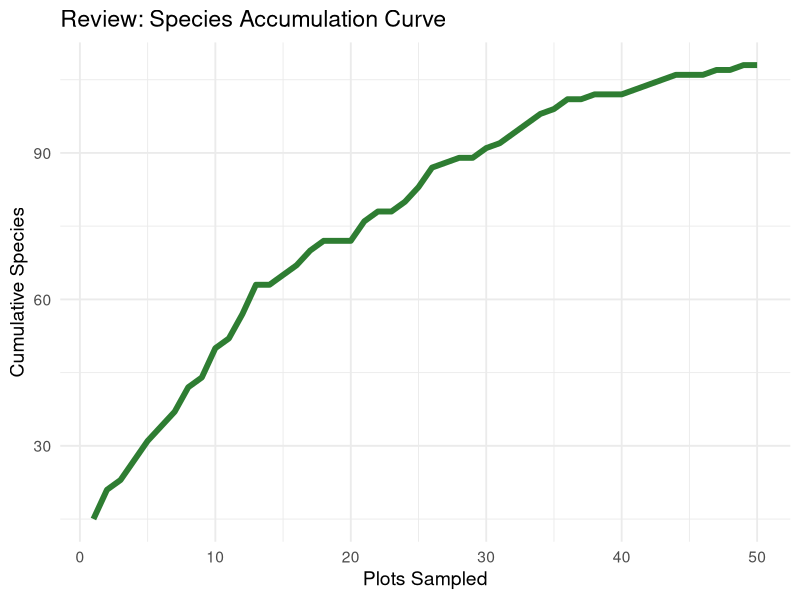
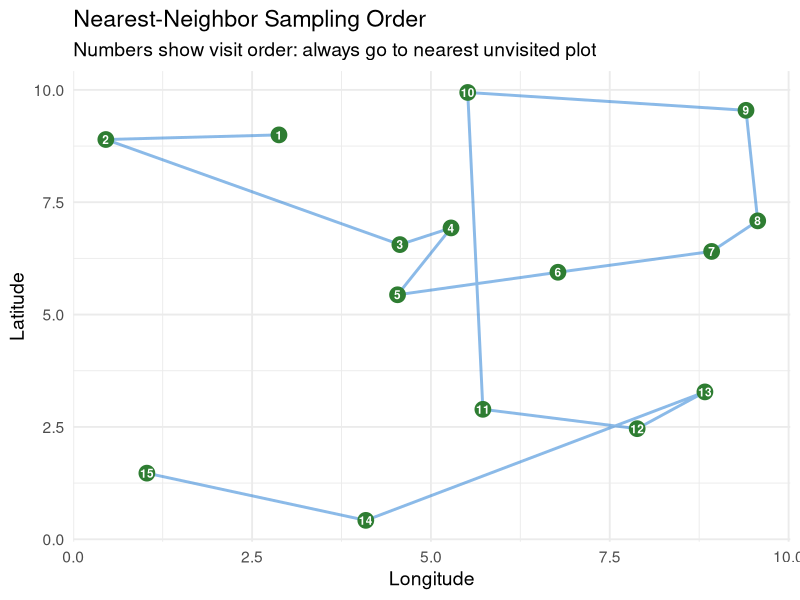
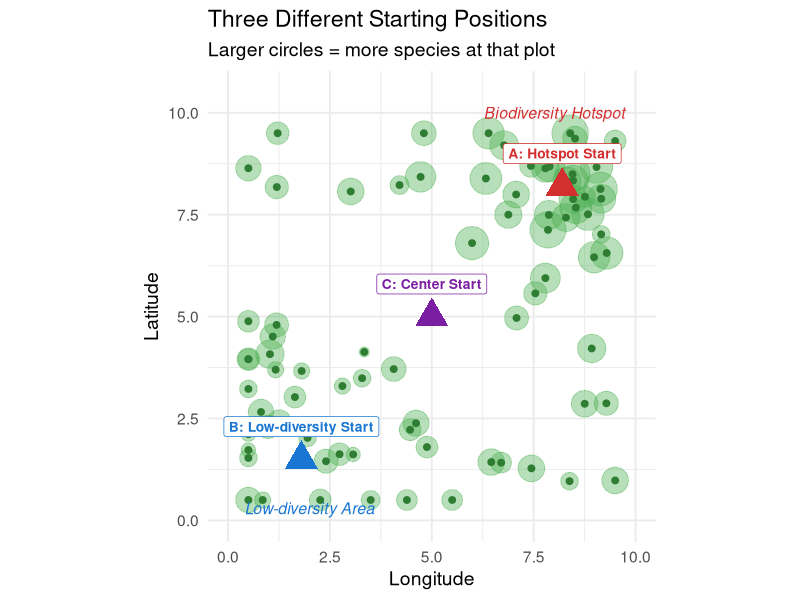
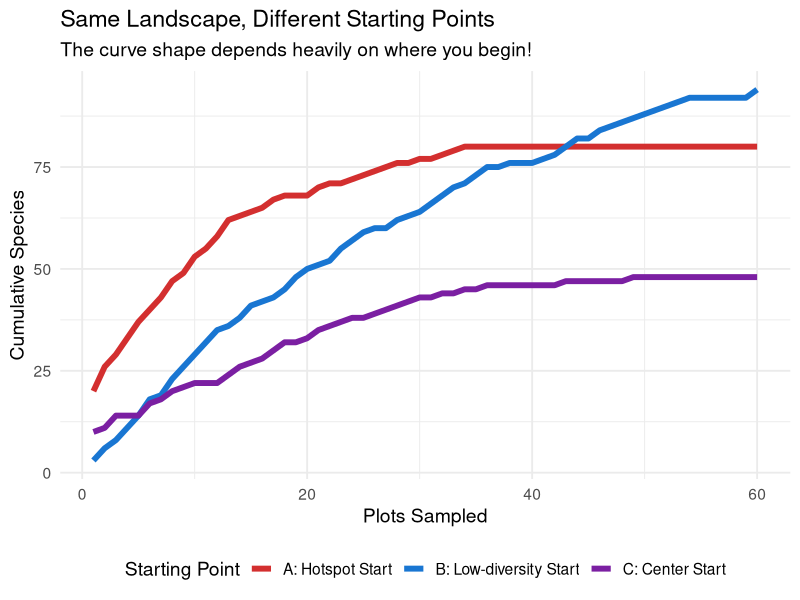
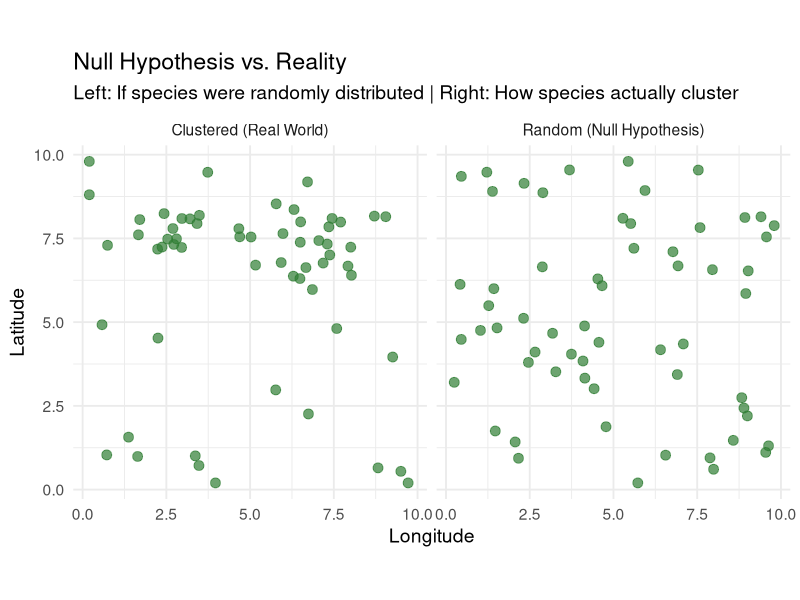
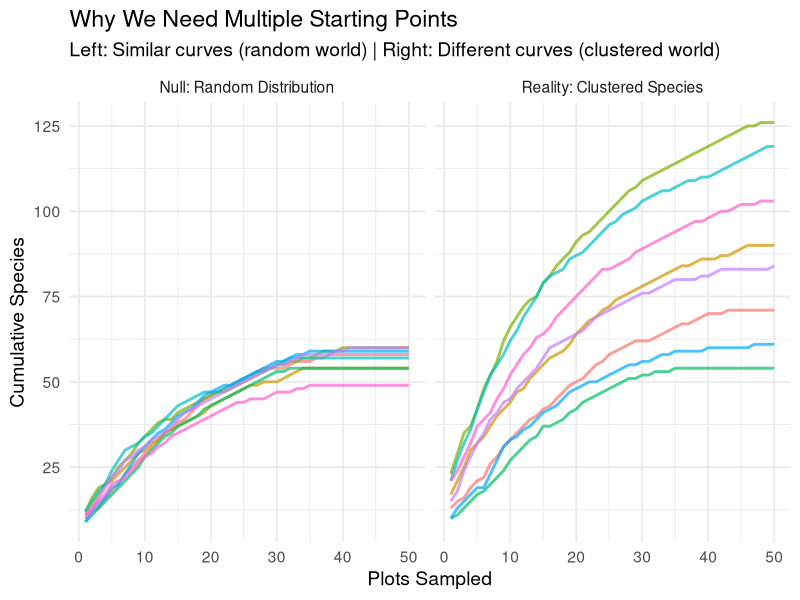
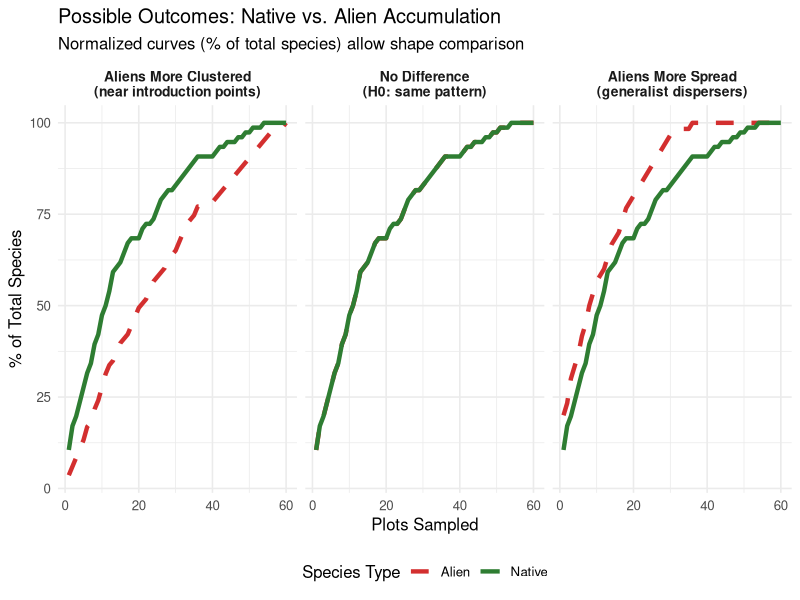

R code for these plots, in order:
## ---- chunk 1
knitr::opts_chunk$set(echo = FALSE, message = FALSE, warning = FALSE, fig.width = 9, fig.height = 5)
library(tidyverse)
library(knitr)
## ---- chunk 2
set.seed(42)
n <- 50
curve_data <- data.frame(
  plots = 1:n,
  species = cumsum(c(15, pmax(0, round(rnorm(n-1, 3, 2) * (1 - (1:49)/60)))))
)

ggplot(curve_data, aes(x = plots, y = species)) +
  geom_line(color = "#2E7D32", linewidth = 2) +
  labs(title = "Review: Species Accumulation Curve",
       x = "Plots Sampled", y = "Cumulative Species") +
  theme_minimal(base_size = 14)
## ---- chunk 3
set.seed(123)
n_pts <- 15
pts <- data.frame(
  x = runif(n_pts, 0, 10),
  y = runif(n_pts, 0, 10),
  order = NA
)

# Nearest neighbor order starting from point 1
current <- 1
pts$order[1] <- 1
visited <- 1

for(i in 2:n_pts) {
  unvisited <- setdiff(1:n_pts, visited)
  distances <- sqrt((pts$x[unvisited] - pts$x[current])^2 +
                   (pts$y[unvisited] - pts$y[current])^2)
  nearest <- unvisited[which.min(distances)]
  pts$order[nearest] <- i
  visited <- c(visited, nearest)
  current <- nearest
}

pts_ordered <- pts[order(pts$order), ]

ggplot(pts, aes(x = x, y = y)) +
  geom_path(data = pts_ordered, color = "#1976D2", linewidth = 1, alpha = 0.5) +
  geom_point(size = 5, color = "#2E7D32") +
  geom_text(aes(label = order), color = "white", size = 3, fontface = "bold") +
  labs(title = "Nearest-Neighbor Sampling Order",
       subtitle = "Numbers show visit order: always go to nearest unvisited plot",
       x = "Longitude", y = "Latitude") +
  theme_minimal(base_size = 14)
## ---- chunk 4
set.seed(2024)

# Create a landscape with clustering
n_plots <- 80

# Generate clustered points (hotspot in top-right, low diversity in bottom-left)
hotspot_x <- rnorm(25, mean = 8, sd = 1)
hotspot_y <- rnorm(25, mean = 8, sd = 1)
lowdiv_x <- rnorm(20, mean = 2, sd = 1.5)
lowdiv_y <- rnorm(20, mean = 2, sd = 1.5)
scattered_x <- runif(35, 0, 10)
scattered_y <- runif(35, 0, 10)

plots_df <- data.frame(
  x = c(hotspot_x, lowdiv_x, scattered_x),
  y = c(hotspot_y, lowdiv_y, scattered_y),
  richness = c(
    rpois(25, lambda = 25),    # Hotspot: high richness
    rpois(20, lambda = 5),     # Low diversity: few species
    rpois(35, lambda = 12)     # Scattered: medium richness
  )
)

# Clip to 0-10 range
plots_df$x <- pmin(pmax(plots_df$x, 0.5), 9.5)
plots_df$y <- pmin(pmax(plots_df$y, 0.5), 9.5)

# Define three starting points
start_points <- data.frame(
  x = c(8.2, 1.8, 5),
  y = c(8.2, 1.5, 5),
  label = c("A: Hotspot Start", "B: Low-diversity Start", "C: Center Start"),
  color = c("#D32F2F", "#1976D2", "#7B1FA2")
)

ggplot() +
  # Background gradient showing richness
  geom_point(data = plots_df, aes(x = x, y = y, size = richness),
             color = "#4CAF50", alpha = 0.4) +
  geom_point(data = plots_df, aes(x = x, y = y),
             color = "#2E7D32", size = 2) +
  # Starting points with labels
  geom_point(data = start_points, aes(x = x, y = y, color = label),
             size = 8, shape = 17) +
  geom_label(data = start_points, aes(x = x, y = y + 0.8, label = label, color = label),
             fontface = "bold", size = 3.5, fill = "white", label.padding = unit(0.3, "lines")) +
  # Annotations for regions
  annotate("text", x = 8, y = 10, label = "Biodiversity Hotspot",
           color = "#D32F2F", fontface = "italic", size = 4) +
  annotate("text", x = 2, y = 0.3, label = "Low-diversity Area",
           color = "#1976D2", fontface = "italic", size = 4) +
  scale_color_manual(values = c("A: Hotspot Start" = "#D32F2F",
                                 "B: Low-diversity Start" = "#1976D2",
                                 "C: Center Start" = "#7B1FA2")) +
  scale_size_continuous(range = c(3, 12), guide = "none") +
  labs(title = "Three Different Starting Positions",
       subtitle = "Larger circles = more species at that plot",
       x = "Longitude", y = "Latitude") +
  theme_minimal(base_size = 14) +
  theme(legend.position = "none") +
  coord_fixed(ratio = 1, xlim = c(0, 10), ylim = c(0, 10.5))
## ---- chunk 5
# Simulate accumulation curves from different starting points
set.seed(42)
n_steps <- 60

# Hotspot start: fast initial accumulation
hotspot_curve <- data.frame(
  plots = 1:n_steps,
  species = cumsum(c(20, pmax(0, round(rnorm(n_steps-1, mean = 4, sd = 2) *
                                        exp(-(1:(n_steps-1))/15))))),
  start = "A: Hotspot Start"
)

# Low-diversity start: slow initial accumulation
lowdiv_curve <- data.frame(
  plots = 1:n_steps,
  species = cumsum(c(3, pmax(0, round(rnorm(n_steps-1, mean = 2.5, sd = 1.5) *
                                       (1 + (1:(n_steps-1))/40) *
                                       exp(-(1:(n_steps-1))/25))))),
  start = "B: Low-diversity Start"
)

# Center start: medium curve
center_curve <- data.frame(
  plots = 1:n_steps,
  species = cumsum(c(10, pmax(0, round(rnorm(n_steps-1, mean = 3, sd = 1.8) *
                                        exp(-(1:(n_steps-1))/20))))),
  start = "C: Center Start"
)

all_curves <- rbind(hotspot_curve, lowdiv_curve, center_curve)

ggplot(all_curves, aes(x = plots, y = species, color = start)) +
  geom_line(linewidth = 2) +
  scale_color_manual(values = c("A: Hotspot Start" = "#D32F2F",
                                 "B: Low-diversity Start" = "#1976D2",
                                 "C: Center Start" = "#7B1FA2")) +
  labs(title = "Same Landscape, Different Starting Points",
       subtitle = "The curve shape depends heavily on where you begin!",
       x = "Plots Sampled", y = "Cumulative Species",
       color = "Starting Point") +
  theme_minimal(base_size = 14) +
  theme(legend.position = "bottom")
## ---- chunk 6
# Show what random vs clustered distribution looks like
set.seed(123)
par_old <- par(mfrow = c(1, 2))

# Random distribution (null hypothesis world)
random_plots <- data.frame(
  x = runif(60, 0, 10),
  y = runif(60, 0, 10),
  type = "Random (Null Hypothesis)"
)

# Clustered distribution (real world)
cluster1_x <- rnorm(20, 7, 1)
cluster1_y <- rnorm(20, 7, 1)
cluster2_x <- rnorm(15, 3, 0.8)
cluster2_y <- rnorm(15, 8, 0.8)
scattered_x <- runif(25, 0, 10)
scattered_y <- runif(25, 0, 10)

clustered_plots <- data.frame(
  x = c(cluster1_x, cluster2_x, scattered_x),
  y = c(cluster1_y, cluster2_y, scattered_y),
  type = "Clustered (Real World)"
)

# Clip to bounds
random_plots$x <- pmin(pmax(random_plots$x, 0.2), 9.8)
random_plots$y <- pmin(pmax(random_plots$y, 0.2), 9.8)
clustered_plots$x <- pmin(pmax(clustered_plots$x, 0.2), 9.8)
clustered_plots$y <- pmin(pmax(clustered_plots$y, 0.2), 9.8)

both_plots <- rbind(random_plots, clustered_plots)

ggplot(both_plots, aes(x = x, y = y)) +
  geom_point(size = 3, color = "#2E7D32", alpha = 0.7) +
  facet_wrap(~type, ncol = 2) +
  labs(title = "Null Hypothesis vs. Reality",
       subtitle = "Left: If species were randomly distributed | Right: How species actually cluster",
       x = "Longitude", y = "Latitude") +
  theme_minimal(base_size = 14) +
  coord_fixed(ratio = 1)
## ---- chunk 7
# Simulate multiple curves under null (random) and alternative (clustered)
set.seed(2024)
n_seeds <- 8
n_plots <- 50

simulate_curve <- function(clustered = FALSE, seed_num) {
  set.seed(seed_num * 100)
  if (clustered) {
    # Clustered: starting position matters more
    base_rate <- runif(1, 2, 6)  # Variable start
    species <- cumsum(c(round(base_rate * 4),
                        pmax(0, round(rnorm(n_plots-1, base_rate, 1.5) * exp(-(1:(n_plots-1))/20)))))
  } else {
    # Random: starting position matters less
    base_rate <- runif(1, 3, 4)  # Similar start
    species <- cumsum(c(round(base_rate * 3),
                        pmax(0, round(rnorm(n_plots-1, 3, 1) * exp(-(1:(n_plots-1))/18)))))
  }
  return(species)
}

# Generate curves for both scenarios
null_curves <- lapply(1:n_seeds, function(i) {
  data.frame(plots = 1:n_plots,
             species = simulate_curve(clustered = FALSE, seed_num = i),
             seed = paste0("Seed ", i),
             scenario = "Null: Random Distribution")
})

real_curves <- lapply(1:n_seeds, function(i) {
  data.frame(plots = 1:n_plots,
             species = simulate_curve(clustered = TRUE, seed_num = i),
             seed = paste0("Seed ", i),
             scenario = "Reality: Clustered Species")
})

all_scenario_curves <- rbind(do.call(rbind, null_curves), do.call(rbind, real_curves))

ggplot(all_scenario_curves, aes(x = plots, y = species, color = seed)) +
  geom_line(linewidth = 1, alpha = 0.7) +
  facet_wrap(~scenario, ncol = 2) +
  labs(title = "Why We Need Multiple Starting Points",
       subtitle = "Left: Similar curves (random world) | Right: Different curves (clustered world)",
       x = "Plots Sampled", y = "Cumulative Species") +
  theme_minimal(base_size = 14) +
  theme(legend.position = "none")
## ---- chunk 8
# Show predicted scenarios
set.seed(42)
n_plots <- 60

# Create three scenarios
scenarios <- data.frame(
  plots = rep(1:n_plots, 3),
  scenario = rep(c("Aliens More Clustered", "No Difference", "Aliens More Spread"), each = n_plots)
)

# Simulate curves
# Natives: moderate clustering
native_base <- cumsum(c(8, pmax(0, round(rnorm(n_plots-1, 3, 1.5) * exp(-(1:(n_plots-1))/25)))))
native_pct <- native_base / max(native_base) * 100

# Scenario 1: Aliens more clustered (slower accumulation = more clustered near hotspots)
alien_clustered <- cumsum(c(3, pmax(0, round(rnorm(n_plots-1, 2, 1) * (1 + (1:(n_plots-1))/50) * exp(-(1:(n_plots-1))/30)))))
alien_clustered_pct <- alien_clustered / max(alien_clustered) * 100

# Scenario 2: No difference
alien_same <- native_base * 0.3  # Fewer species, same pattern
alien_same_pct <- alien_same / max(alien_same) * 100

# Scenario 3: Aliens more spread (faster accumulation = evenly distributed)
alien_spread <- cumsum(c(12, pmax(0, round(rnorm(n_plots-1, 4, 1) * exp(-(1:(n_plots-1))/15)))))
alien_spread_pct <- alien_spread / max(alien_spread) * 100

# Combine data
prediction_data <- data.frame(
  plots = rep(1:n_plots, 6),
  pct = c(native_pct, alien_clustered_pct, native_pct, alien_same_pct, native_pct, alien_spread_pct),
  type = rep(c("Native", "Alien"), each = n_plots, times = 3),
  scenario = rep(c("Aliens More Clustered\n(near introduction points)",
                   "No Difference\n(H0: same pattern)",
                   "Aliens More Spread\n(generalist dispersers)"), each = n_plots * 2)
)

prediction_data$scenario <- factor(prediction_data$scenario,
                                    levels = c("Aliens More Clustered\n(near introduction points)",
                                               "No Difference\n(H0: same pattern)",
                                               "Aliens More Spread\n(generalist dispersers)"))

ggplot(prediction_data, aes(x = plots, y = pct, color = type, linetype = type)) +
  geom_line(linewidth = 1.5) +
  facet_wrap(~scenario, ncol = 3) +
  scale_color_manual(values = c("Native" = "#2E7D32", "Alien" = "#D32F2F")) +
  scale_linetype_manual(values = c("Native" = "solid", "Alien" = "dashed")) +
  labs(title = "Possible Outcomes: Native vs. Alien Accumulation",
       subtitle = "Normalized curves (% of total species) allow shape comparison",
       x = "Plots Sampled", y = "% of Total Species",
       color = "Species Type", linetype = "Species Type") +
  theme_minimal(base_size = 12) +
  theme(legend.position = "bottom",
        strip.text = element_text(size = 10, face = "bold"))
